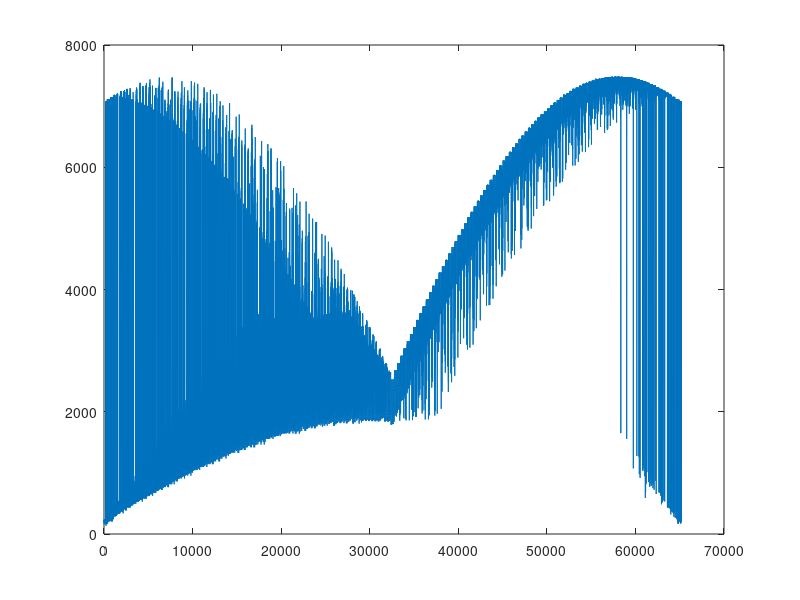

MATLAB code to generate this figure: (Note: this script raises an error after producing the figure.)
load sol.mat

plot(Ap(:,3))

for i=1:length(Ap(:,1))-2
    if abs(Ap(i+1,3)-Ap(i,3))/abs(Ap(i,3))>0.05
    Ap(i+1,3)=NaN;
    end
    if abs(Ap(i+2,3)-Ap(i,3))/abs(Ap(i,3))>0.05
    Ap(i+2,3)=NaN;
    end
end

nanmean(Ap(:,3))

